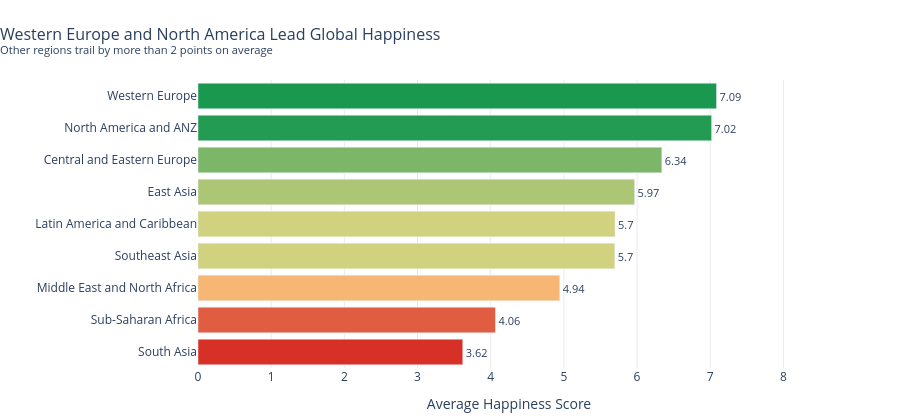

This figure's notebook cell:
### Markdown cell above
---
## Task 1 — Regional Comparison Bar Chart

**What to build:** A horizontal bar chart showing the **average happiness score by region**, sorted from highest to lowest.

**Requirements:**
- Horizontal orientation (category names are long)
- Sorted by score, descending (so the happiest region is at the top)
- Zero baseline on x-axis
- At least one design choice that goes beyond the Plotly default (colour, annotation, labels, etc.)
- An insight title that answers: *which region stands out and why does it matter?*

**Hint:** Use `df.groupby('Region')['Happiness_Score'].mean()` to compute the averages.

### Code cell
# Task 1: Regional comparison bar chart
# -------------------------------------

# Step 1: Compute average happiness score by region
region_avg = (df.groupby('Region')['Happiness_Score']
              .mean()
              .reset_index()
              .sort_values('Happiness_Score'))  # sort for horizontal bar

print(region_avg)

# Step 2: Build your chart
# YOUR CODE HERE
fig = px.bar(
    region_avg,
    x='Happiness_Score',
    y='Region',
    orientation='h',
    color='Happiness_Score',
    color_continuous_scale=['#d73027', '#fee08b', '#1a9850'],
    text=region_avg['Happiness_Score'].round(2),
)

fig.update_traces(
    textposition='outside',
    textfont_size=11,
)

fig.update_layout(
    title=dict(
        text='Western Europe and North America Lead Global Happiness<br>'
             '<sup>Other regions trail by more than 2 points on average</sup>',
        font_size=16,
        x=0,
    ),
    xaxis=dict(
        title='Average Happiness Score',
        range=[0, 8.5],   # zero baseline
        showgrid=True,
        gridcolor='#ebebeb',
    ),
    yaxis=dict(title=''),
    coloraxis_showscale=False,
    plot_bgcolor='white',
    paper_bgcolor='white',
    margin=dict(l=10, r=80, t=80, b=40),
    height=420,
)

fig.show()

### Figure 1 — Plotly figure (JSON) as saved in the notebook; plotly's stock layout.template omitted (floating-point values rounded to 4 significant figures)
{"data": [{"hovertemplate": "Happiness_Score=%{marker.color}<br>Region=%{y}<br>text=%{text}<extra></extra>", "legendgroup": "", "marker": {"color": [3.618, 4.065, 4.943, 5.695, 5.699, 5.966, 6.338, 7.018, 7.086], "coloraxis": "coloraxis", "pattern": {"shape": ""}}, "name": "", "orientation": "h", "showlegend": false, "text": [3.62, 4.06, 4.94, 5.7, 5.7, 5.97, 6.34, 7.02, 7.09], "textfont": {"size": 11}, "textposition": "outside", "type": "bar", "x": [3.618, 4.065, 4.943, 5.695, 5.699, 5.966, 6.338, 7.018, 7.086], "xaxis": "x", "y": ["South Asia", "Sub-Saharan Africa", "Middle East and North Africa", "Southeast Asia", "Latin America and Caribbean", "East Asia", "Central and Eastern Europe", "North America and ANZ", "Western Europe"], "yaxis": "y"}], "layout": {"barmode": "relative", "coloraxis": {"colorbar": {"title": {"text": "Happiness_Score"}}, "colorscale": [[0, "#d73027"], [0.5, "#fee08b"], [1, "#1a9850"]], "showscale": false}, "height": 420, "legend": {"tracegroupgap": 0}, "margin": {"b": 40, "l": 10, "r": 80, "t": 80}, "paper_bgcolor": "white", "plot_bgcolor": "white", "title": {"font": {"size": 16}, "text": "Western Europe and North America Lead Global Happiness<br><sup>Other regions trail by more than 2 points on average</sup>", "x": 0}, "xaxis": {"anchor": "y", "domain": [0, 1], "gridcolor": "#ebebeb", "range": [0, 8.5], "showgrid": true, "title": {"text": "Average Happiness Score"}}, "yaxis": {"anchor": "x", "domain": [0, 1], "title": {"text": ""}}}}
